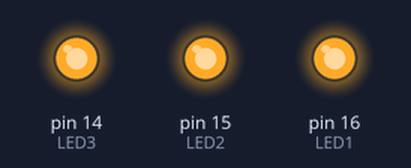
A sketch run on a simulated Arduino Uno, built with avr-gcc and run on an emulated ATmega328P. On the bench: output pins drawn as LEDs (lit = HIGH).

Above: at 0.1 s.
Timing chart, 0 to 1.6 s (numbered marks = the images above):
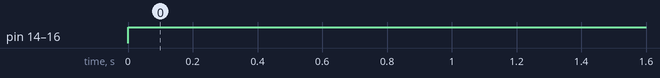

Measured:
- by itself, pin 14 (LED3), pin 15 (LED2), pin 16 (LED1): LOW → HIGH at 0.00 s

The sketch:

TestLED_001.ino
```cpp
#define LED1 16
#define LED2 15
#define LED3 14

void setup() {
  // put your setup code here, to run once:
pinMode(LED1,OUTPUT);
pinMode(LED2,OUTPUT);
pinMode(LED3,OUTPUT);
}

void loop() {
  // put your main code here, to run repeatedly:
digitalWrite(LED1,HIGH);
digitalWrite(LED2,HIGH);
digitalWrite(LED3,HIGH);
}
```
